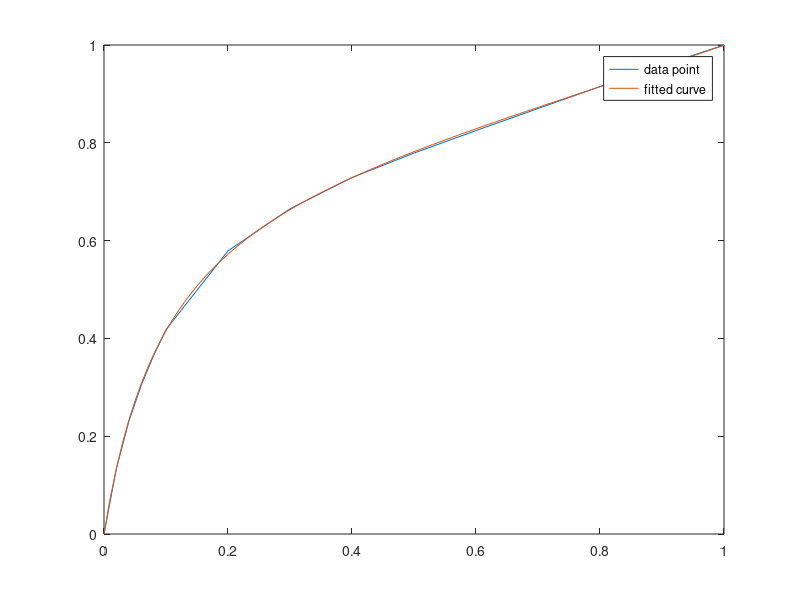
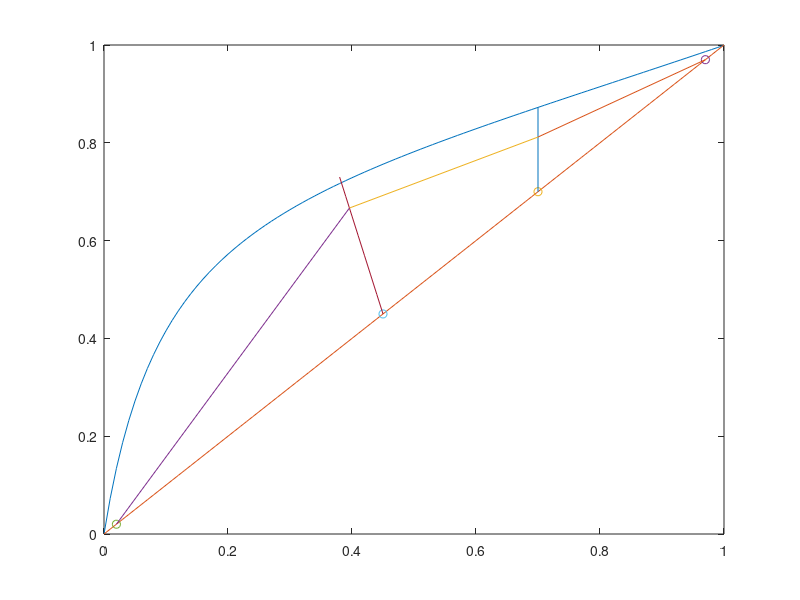

Write MATLAB code to recreate these figures, in order. (Note: this script raises an error after producing the figures.)
x=[0 0.02 0.04 0.06 0.08 0.10 0.20 0.30 0.40 0.50 0.60 0.70 0.80 0.90 0.95 1.0];
y=[0 0.134 0.23 0.304 0.365 0.418 0.579 0.665 0.729 0.779 0.825 0.87 0.915 0.958 0.979 1];
F_fit = @(x_fit,x_data) (x_fit(1).*x_data)./(1 + (x_fit(2).*x_data)+(x_fit(3).*x_data.^2));       % Y-X fitting
x_fit0 = [1 1 1];
[x_fit, resnorm] = lsqcurvefit(F_fit,x_fit0,x,y);
f1=figure;
plot(x,y);
hold on
d=0:0.01:1;
plot(d,(x_fit(1).*d)./(1 + (x_fit(2).*d)+(x_fit(3).*d.^2)));
legend('data point','fitted curve');
f2=figure;
plot(d,(x_fit(1).*d)./(1 + (x_fit(2).*d)+(x_fit(3).*d.^2)));
hold on
plot(d,d);
hold on
F=500;
zf=0.45;
xd=0.97;
xw=0.02;
S=50;
xs=0.7;
W=(F*zf-S*xs-F*xd+S*xd)/(xw-xd); %W = 259.4737
D=F-S-W;%   D = 190.5263
plot(xs,xs,'o');
hold on
plot(xd,xd,'o');
hold on
plot(xw,xw,'o');
hold on
plot(zf,zf,'o');
hold on
q=0.8;
slope=q/(q-1); %-4
r=0.38:0.01:zf;
plot(r,slope.*r-slope*zf+zf);
hold on
r=[xs,0.872398]; %intersection point of stream line and curve
c=[xs,xs];
plot(c,r);
hold on
k=(0.97-0.872398)/(0.97-0.7)*-0.97+0.97;
minR=xd/k-1; % minimum reflux ratio = 0.5661
R=2.5*minR; % actual refulx ratio = 1.4154
L1=R*D; % liquid rate in section  1 = 269.6631
V1=(R+1)*D; %vapor rate in section 1 = 460.1894
m1=L1/V1;
c=[0.97,0.7];
r=[0.97,m1*(0.7-0.97)+0.97];
plot(c,r);
hold on
L2=L1-S;% liquid rate in section  2 = 219.6631
V2=V1; %saturated liquid vapor rate in section 1 = 460.1894
m2=L2/V2;
xe=(slope*-1*zf+zf+m2*0.7-0.811785)/(m2-slope);
c=[0.7,xe];
r=[0.811785,m2*(xe-0.7)+0.811785];
plot(c,r);
hold on
L3=L2+0.8*F;% liquid rate in section  3 = 619.6631
V3=V2-0.2*F;%vapor rate in section 3 = 360.1894
m3=L3/V3;
c=[0.02,0.395849];
r=[0.02,0.666604];
plot(c,r);
hold on
y1=0.97;
x1=0.97;
x2=fsolve(@(x1)solve(x_fit,x1,y1),y1);
c=[x1,x2];
r=[y1,y1];
plot(c,r);
hold on
y2=m1*(x2-0.97)+0.97;
c=[x2,x2];
r=[y1,y2];
plot(c,r);
hold on
y1=y2;
x1=x2;
x2=fsolve(@(x1)solve(x_fit,x1,y1),y1);
c=[x1,x2];
r=[y1,y1];
plot(c,r);
hold on
y2=m1*(x2-0.97)+0.97;
c=[x2,x2];
r=[y1,y2];
plot(c,r);
hold on
y1=y2;
x1=x2;
x2=fsolve(@(x1)solve(x_fit,x1,y1),y1);
c=[x1,x2];
r=[y1,y1];
plot(c,r);
hold on
y2=m1*(x2-0.97)+0.97;
c=[x2,x2];
r=[y1,y2];
plot(c,r);
hold on
y1=y2;
x1=x2;
x2=fsolve(@(x1)solve(x_fit,x1,y1),y1);
c=[x1,x2];
r=[y1,y1];
plot(c,r);
hold on
y2=m1*(x2-0.97)+0.97;
c=[x2,x2];
r=[y1,y2];
plot(c,r);
hold on
y1=y2;
x1=x2;
x2=fsolve(@(x1)solve(x_fit,x1,y1),y1);
c=[x1,x2];
r=[y1,y1];
plot(c,r);
hold on
y2=m2*(x2-0.7)+0.811785;
c=[x2,x2];
r=[y1,y2];
plot(c,r);
hold on
y1=y2;
x1=x2;
x2=fsolve(@(x1)solve(x_fit,x1,y1),y1);
c=[x1,x2];
r=[y1,y1];
plot(c,r);
hold on
y2=m2*(x2-0.7)+0.811785;
c=[x2,x2];
r=[y1,y2];
plot(c,r);
hold on
y1=y2;
x1=x2;
x2=fsolve(@(x1)solve(x_fit,x1,y1),y1);
c=[x1,x2];
r=[y1,y1];
plot(c,r);
hold on
y2=m3*(x2-0.02)+0.02;
c=[x2,x2];
r=[y1,y2];
plot(c,r);
hold on
y1=y2;
x1=x2;
x2=fsolve(@(x1)solve(x_fit,x1,y1),y1);
c=[x1,x2];
r=[y1,y1];
plot(c,r);
hold on
y2=m3*(x2-0.02)+0.02;
c=[x2,x2];
r=[y1,y2];
plot(c,r);
hold on
y1=y2;
x1=x2;
x2=fsolve(@(x1)solve(x_fit,x1,y1),y1);
c=[x1,x2];
r=[y1,y1];
plot(c,r);
hold on
y2=m3*(x2-0.02)+0.02;
c=[x2,x2];
r=[y1,y2];
plot(c,r);
hold on
y1=y2;
x1=x2;
x2=fsolve(@(x1)solve(x_fit,x1,y1),y1);
c=[x1,x2];
r=[y1,y1];
plot(c,r);
hold on
y2=m3*(x2-0.02)+0.02;
c=[x2,x2];
r=[y1,y2];
plot(c,r);
hold on
legend('Equilibrium Curve','y=x line','S(xs,xs)','D(xd,xd)','W(xw,xw)','F(zf,zf)','Feed Line','side stream line','Section 1 operating line','Section 2 Operating line','Section 3 operating line');
%minimum no. of stages=10(from the graph)
% feed enters tray no. 7
% Side stream is withdrawn from try no. 4